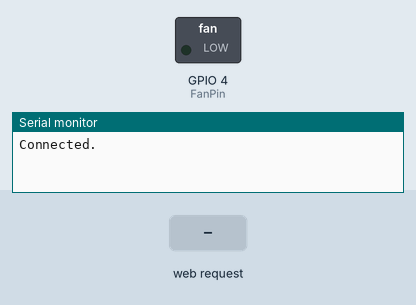
A sketch run on a simulated ESP8266 (NodeMCU). Parts: switched loads named in the sketch (green lamp = pin HIGH), the last lines printed to the serial monitor. The test bench sets the inputs (shaded band). WiFi joins after 1.5 s; servers stay silent unless stated.

Above: at 2.7 s.
2.8 s: HTTP request GET /Sleep/on received
At 4.0 s:
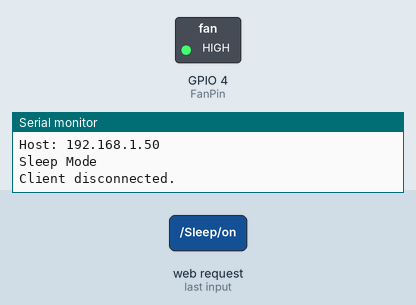
4.3 s: HTTP request GET /Auto/on received
At 5.2 s:
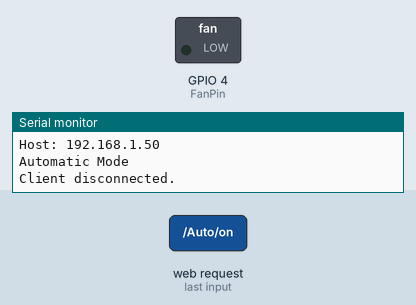
5.8 s: HTTP request GET /Low/on received
At 6.4 s:
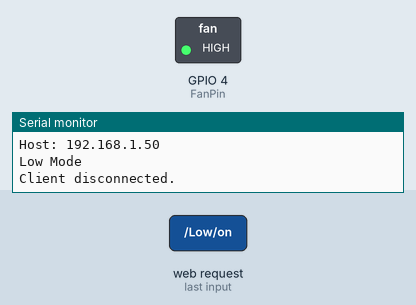
Timing chart, 0 to 8.8 s (numbered marks = the images above; inputs shaded):
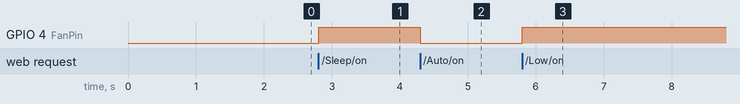

The sketch:

V1-Speed_Control.ino
```cpp
#include <ESP8266WiFi.h>
#include <DNSServer.h>
#include <ESP8266WebServer.h>
#include <WiFiManager.h>

WiFiServer server(80);

String header;

const int FanPin = 4;
String AutoMode = "off";
String SleepMode = "off";
String LowMode = "off";
String MediumMode = "off";
String HighMode = "off";

int FanSpeed = 0;

void setup() {
  Serial.begin(115200);

  pinMode(FanPin, OUTPUT);

  WiFiManager wifiManager;
  wifiManager.autoConnect("BlowMe");
  Serial.println("Connected.");
  server.begin();
}

void loop(){
  WiFiClient client = server.available();
  if (client) {
    Serial.println("New Client.");
    String currentLine = "";
    while (client.connected()) {
      if (client.available()) {
        char c = client.read();
        Serial.write(c);
        header += c;
        if (c == '\n') {
          if (currentLine.length() == 0) {
            client.println("HTTP/1.1 200 OK");
            client.println("Content-type:text/html");
            client.println("Connection: close");
            client.println();

            if (header.indexOf("GET /Auto/on") >= 0) {
              Serial.println("Automatic Mode");
              AutoMode = "on";
              analogWrite(FanPin, 0);
            }else{
              AutoMode = "off";
            }
            if (header.indexOf("GET /Sleep/on") >= 0) {
              Serial.println("Sleep Mode");
              SleepMode = "on";
              analogWrite(FanPin, 255);
            }else{
              SleepMode = "off";
            }
            if (header.indexOf("GET /Low/on") >= 0) {
              Serial.println("Low Mode");
              analogWrite(FanPin, 510);
              LowMode = "on";
            }else{
              LowMode = "off";
            }
            if (header.indexOf("GET /Medium/on") >= 0) {
              Serial.println("Medium Mode");
              analogWrite(FanPin, 765);
              MediumMode = "on";
            }else{
              MediumMode = "off";
            }
            if (header.indexOf("GET /High/on") >= 0) {
              Serial.println("High Mode");
              analogWrite(FanPin, 1020);
              HighMode = "on";
            }else{
              HighMode = "off";
            }
            client.println("<!DOCTYPE html><html>");
            client.println("<head><meta name=\"viewport\" content=\"width=device-width, initial-scale=1\">");
            client.println("<link rel=\"icon\" href=\"data:,\">");
            client.println("<style>html { font-family: Helvetica; display: inline-block; margin: 0px auto; text-align: center;}");
            client.println(".button { background-color: #195B6A; border: none; color: white; padding: 16px 40px;");
            client.println("text-decoration: none; font-size: 30px; margin: 2px; cursor: pointer;}");
            client.println(".button2 {background-color: #77878A;}</style></head>");
            client.println("<body><h1>ESP8266 Web Server</h1>");
            //-----Button----
            client.println("<p>Automatic Mode " + AutoMode + "</p>");
            if (AutoMode=="off") {
              client.println("<p><a href=\"/Auto/on\"><button class=\"button\">ON</button></a></p>");
            } else {
              client.println("<p><a href=\"/Auto/off\"><button class=\"button button2\">OFF</button></a></p>");
            }
            //------------------
            //-----Button----
            client.println("<p>Sleep Mode " + SleepMode + "</p>");
            if (SleepMode=="off") {
              client.println("<p><a href=\"/Sleep/on\"><button class=\"button\">ON</button></a></p>");
            } else {
              client.println("<p><a href=\"/Sleep/off\"><button class=\"button button2\">OFF</button></a></p>");
            }
            //------------------
            //-----Button----
            client.println("<p>Low Mode " + LowMode + "</p>");
            if (LowMode=="off") {
              client.println("<p><a href=\"/Low/on\"><button class=\"button\">ON</button></a></p>");
            } else {
              client.println("<p><a href=\"/Low/off\"><button class=\"button button2\">OFF</button></a></p>");
            }
            //------------------
            //-----Button----
            client.println("<p>Medium Mode " + MediumMode + "</p>");
            if (MediumMode=="off") {
              client.println("<p><a href=\"/Medium/on\"><button class=\"button\">ON</button></a></p>");
            } else {
              client.println("<p><a href=\"/Medium/off\"><button class=\"button button2\">OFF</button></a></p>");
            }
            //------------------
            //-----Button----
            client.println("<p>High Mode " + HighMode + "</p>");
            if (HighMode=="off") {
              client.println("<p><a href=\"/High/on\"><button class=\"button\">ON</button></a></p>");
            } else {
              client.println("<p><a href=\"/Low/off\"><button class=\"button button2\">OFF</button></a></p>");
            }
            //------------------
            client.println("</body></html>");
            client.println();
            break;
          } else {
            currentLine = "";
          }
        } else if (c != '\r') {
          currentLine += c;
        }
      }
    }
    header = "";
    client.stop();
    Serial.println("Client disconnected.");
    Serial.println("");
  }
}
```

Measured:
- after the input at 2.8 s, GPIO 4 (FanPin): LOW → HIGH at once
- after the input at 4.3 s, GPIO 4 (FanPin): HIGH → LOW at once
- after the input at 5.8 s, GPIO 4 (FanPin): LOW → HIGH at once
